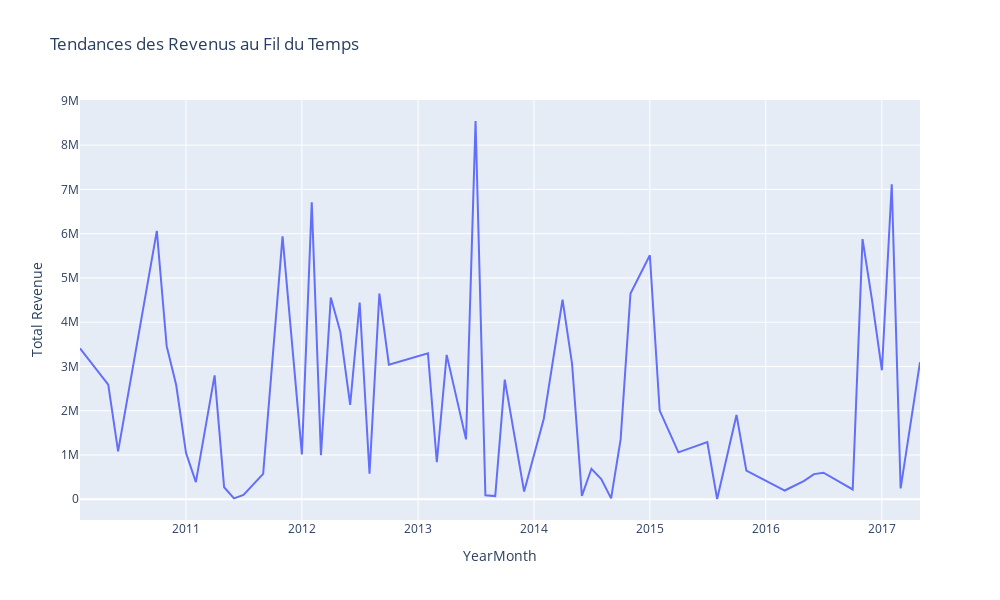

Notebook cell for this chart:
### Code cell
temporal_summary['YearMonth'] = temporal_summary['YearMonth'].astype(str)

fig_temporal = px.line(temporal_summary, x='YearMonth', y='Total Revenue', title='Tendances des Revenus au Fil du Temps')

# Ajuster la taille du plot
fig_temporal.update_layout(
    width=1000,  # Largeur du plot en pixels
    height=600,  # Hauteur du plot en pixels
)
fig_temporal.show()

### Figure 1 — Plotly figure (JSON) as saved in the notebook; plotly's stock layout.template omitted (floating-point values rounded to 4 significant figures)
{"data": [{"hovertemplate": "YearMonth=%{x}<br>Total Revenue=%{y}<extra></extra>", "legendgroup": "", "line": {"color": "#636efa", "dash": "solid"}, "marker": {"symbol": "circle"}, "mode": "lines", "name": "", "orientation": "v", "showlegend": false, "type": "scatter", "x": ["2010-02", "2010-05", "2010-06", "2010-10", "2010-11", "2010-12", "2011-01", "2011-02", "2011-04", "2011-05", "2011-06", "2011-07", "2011-09", "2011-11", "2012-01", "2012-02", "2012-03", "2012-04", "2012-05", "2012-06", "2012-07", "2012-08", "2012-09", "2012-10", "2013-02", "2013-03", "2013-04", "2013-06", "2013-07", "2013-08", "2013-09", "2013-10", "2013-12", "2014-02", "2014-04", "2014-05", "2014-06", "2014-07", "2014-08", "2014-09", "2014-10", "2014-11", "2015-01", "2015-02", "2015-04", "2015-07", "2015-08", "2015-10", "2015-11", "2016-03", "2016-05", "2016-06", "2016-07", "2016-10", "2016-11", "2016-12", "2017-01", "2017-02", "2017-03", "2017-05"], "xaxis": "x", "y": [3411000.0, 2588000.0, 1082000.0, 6065000.0, 3458252, 2582000.0, 1042000.0, 387000.0, 2798000.0, 272400.0, 19100.0, 97040.0, 575000.0, 5938000.0, 1012884, 6708000.0, 994800.0, 4556000.0, 3783000.0, 2132000.0, 4445000.0, 576800.0, 4648000.0, 3042000.0, 3296000.0, 835800.0, 3263000.0, 1353000.0, 8546000.0, 89620.0, 71250.0, 2703000.0, 173700.0, 1820000.0, 4511000.0, 3060000.0, 75590.0, 688600.0, 455500.0, 20400.0, 1352000.0, 4647000.0, 5513000.0, 2004000.0, 1060000.0, 1292000.0, 6279.0, 1904000.0, 648000.0, 197900.0, 414400.0, 568300.0, 600800.0, 221117, 5876000.0, 4494000.0, 2914000.0, 7115000.0, 246400.0, 3098000.0], "yaxis": "y"}], "layout": {"height": 600, "legend": {"tracegroupgap": 0}, "title": {"text": "Tendances des Revenus au Fil du Temps"}, "width": 1000, "xaxis": {"anchor": "y", "domain": [0, 1], "title": {"text": "YearMonth"}}, "yaxis": {"anchor": "x", "domain": [0, 1], "title": {"text": "Total Revenue"}}}}
